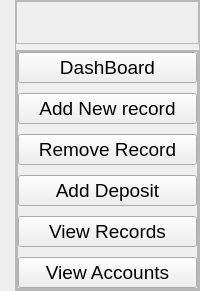
     <widget class="QWidget" name="leftmenu" native="true">
      <property name="minimumSize">
       <size>
        <width>0</width>
        <height>0</height>
       </size>
      </property>
      <layout class="QVBoxLayout" name="verticalLayout_11">
       <property name="spacing">
        <number>0</number>
       </property>
       <property name="leftMargin">
        <number>15</number>
       </property>
       <property name="topMargin">
        <number>0</number>
       </property>
       <property name="rightMargin">
        <number>0</number>
       </property>
       <property name="bottomMargin">
        <number>0</number>
       </property>
       <item>
        <widget class="QFrame" name="frame_11">
         <property name="frameShape">
          <enum>QFrame::StyledPanel</enum>
         </property>
         <property name="frameShadow">
          <enum>QFrame::Raised</enum>
         </property>
         <layout class="QVBoxLayout" name="verticalLayout_13">
          <property name="leftMargin">
           <number>0</number>
          </property>
          <property name="topMargin">
           <number>0</number>
          </property>
          <property name="rightMargin">
           <number>0</number>
          </property>
          <property name="bottomMargin">
           <number>0</number>
          </property>
          <item>
           <widget class="QFrame" name="frame_12">
            <property name="frameShape">
             <enum>QFrame::StyledPanel</enum>
            </property>
            <property name="frameShadow">
             <enum>QFrame::Raised</enum>
            </property>
            <layout class="QVBoxLayout" name="verticalLayout_14">
             <item alignment="Qt::AlignTop">
              <widget class="QLabel" name="label_27">
               <property name="maximumSize">
                <size>
                 <width>180</width>
                 <height>16777215</height>
                </size>
               </property>
               <property name="font">
                <font>
                 <pointsize>15</pointsize>
                 <weight>75</weight>
                 <bold>true</bold>
                </font>
               </property>
               <property name="text">
                <string/>
               </property>
               <property name="pixmap">
                <pixmap resource="resources.qrc">:/extra/assets/loanmate.png</pixmap>
               </property>
               <property name="scaledContents">
                <bool>true</bool>
               </property>
              </widget>
             </item>
            </layout>
           </widget>
          </item>
          <item>
           <widget class="QFrame" name="frame_14">
            <property name="sizePolicy">
             <sizepolicy hsizetype="Preferred" vsizetype="Expanding">
              <horstretch>0</horstretch>
              <verstretch>0</verstretch>
             </sizepolicy>
            </property>
            <property name="frameShape">
             <enum>QFrame::StyledPanel</enum>
            </property>
            <property name="frameShadow">
             <enum>QFrame::Raised</enum>
            </property>
            <layout class="QVBoxLayout" name="verticalLayout_16">
             <property name="spacing">
              <number>0</number>
             </property>
             <property name="leftMargin">
              <number>0</number>
             </property>
             <property name="topMargin">
              <number>0</number>
             </property>
             <property name="rightMargin">
              <number>0</number>
             </property>
             <property name="bottomMargin">
              <number>0</number>
             </property>
             <item alignment="Qt::AlignTop">
              <widget class="QFrame" name="frame_15">
               <property name="sizePolicy">
                <sizepolicy hsizetype="Preferred" vsizetype="Expanding">
                 <horstretch>0</horstretch>
                 <verstretch>0</verstretch>
                </sizepolicy>
               </property>
               <property name="frameShape">
                <enum>QFrame::StyledPanel</enum>
               </property>
               <property name="frameShadow">
                <enum>QFrame::Raised</enum>
               </property>
               <layout class="QVBoxLayout" name="verticalLayout_15">
                <property name="spacing">
                 <number>10</number>
                </property>
                <property name="leftMargin">
                 <number>0</number>
                </property>
                <property name="topMargin">
                 <number>0</number>
                </property>
                <property name="rightMargin">
                 <number>0</number>
                </property>
                <property name="bottomMargin">
                 <number>0</number>
                </property>
                <item alignment="Qt::AlignTop">
                 <widget class="QPushButton" name="dashbtn">
                  <property name="font">
                   <font>
                    <pointsize>14</pointsize>
                   </font>
                  </property>
                  <property name="text">
                   <string>DashBoard</string>
                  </property>
                  <property name="icon">
                   <iconset resource="resources.qrc">
                    <normaloff>:/whiteicons/assets/icons/blue/bar-chart.svg</normaloff>:/whiteicons/assets/icons/blue/bar-chart.svg</iconset>
                  </property>
                  <property name="iconSize">
                   <size>
                    <width>30</width>
                    <height>30</height>
                   </size>
                  </property>
                 </widget>
                </item>
                <item alignment="Qt::AlignTop">
                 <widget class="QPushButton" name="addbtn">
                  <property name="font">
                   <font>
                    <pointsize>14</pointsize>
                   </font>
                  </property>
                  <property name="text">
                   <string>Add New record</string>
                  </property>
                  <property name="icon">
                   <iconset resource="resources.qrc">
                    <normaloff>:/white icons/assets/icons/white/plus.svg</normaloff>:/white icons/assets/icons/white/plus.svg</iconset>
                  </property>
                  <property name="iconSize">
                   <size>
                    <width>30</width>
                    <height>30</height>
                   </size>
                  </property>
                 </widget>
                </item>
                <item>
                 <widget class="QPushButton" name="removebtn">
                  <property name="font">
                   <font>
                    <pointsize>14</pointsize>
                   </font>
                  </property>
                  <property name="text">
                   <string>Remove Record</string>
                  </property>
                  <property name="icon">
                   <iconset resource="resources.qrc">
                    <normaloff>:/white icons/assets/icons/white/x.svg</normaloff>:/white icons/assets/icons/white/x.svg</iconset>
                  </property>
                  <property name="iconSize">
                   <size>
                    <width>30</width>
                    <height>30</height>
                   </size>
                  </property>
                 </widget>
                </item>
                <item>
                 <widget class="QPushButton" name="depositbtn">
                  <property name="font">
                   <font>
                    <pointsize>14</pointsize>
                   </font>
                  </property>
                  <property name="text">
                   <string>Add Deposit</string>
                  </property>
                  <property name="icon">
                   <iconset resource="resources.qrc">
                    <normaloff>:/white icons/assets/icons/white/folder-plus.svg</normaloff>:/white icons/assets/icons/white/folder-plus.svg</iconset>
                  </property>
                  <property name="iconSize">
                   <size>
                    <width>30</width>
                    <height>30</height>
                   </size>
                  </property>
                 </widget>
                </item>
                <item>
                 <widget class="QPushButton" name="viewbtn_2">
                  <property name="font">
                   <font>
                    <pointsize>14</pointsize>
                   </font>
                  </property>
                  <property name="text">
                   <string>View Records</string>
                  </property>
                  <property name="icon">
                   <iconset resource="resources.qrc">
                    <normaloff>:/white icons/assets/icons/white/check-square.svg</normaloff>:/white icons/assets/icons/white/check-square.svg</iconset>
                  </property>
                  <property name="iconSize">
                   <size>
                    <width>30</width>
                    <height>30</height>
                   </size>
                  </property>
                 </widget>
                </item>
                <item>
                 <widget class="QPushButton" name="accountsbtn">
                  <property name="font">
                   <font>
                    <pointsize>14</pointsize>
                   </font>
                  </property>
                  <property name="text">
                   <string>View Accounts</string>
                  </property>
                  <property name="icon">
                   <iconset resource="resources.qrc">
                    <normaloff>:/white icons/assets/icons/white/book-open.svg</normaloff>:/white icons/assets/icons/white/book-open.svg</iconset>
                  </property>
                  <property name="iconSize">
                   <size>
                    <width>30</width>
                    <height>30</height>
                   </size>
                  </property>
                 </widget>
                </item>
               </layout>
              </widget>
             </item>
            </layout>
           </widget>
          </item>
         </layout>
        </widget>
       </item>
      </layout>
     </widget>
